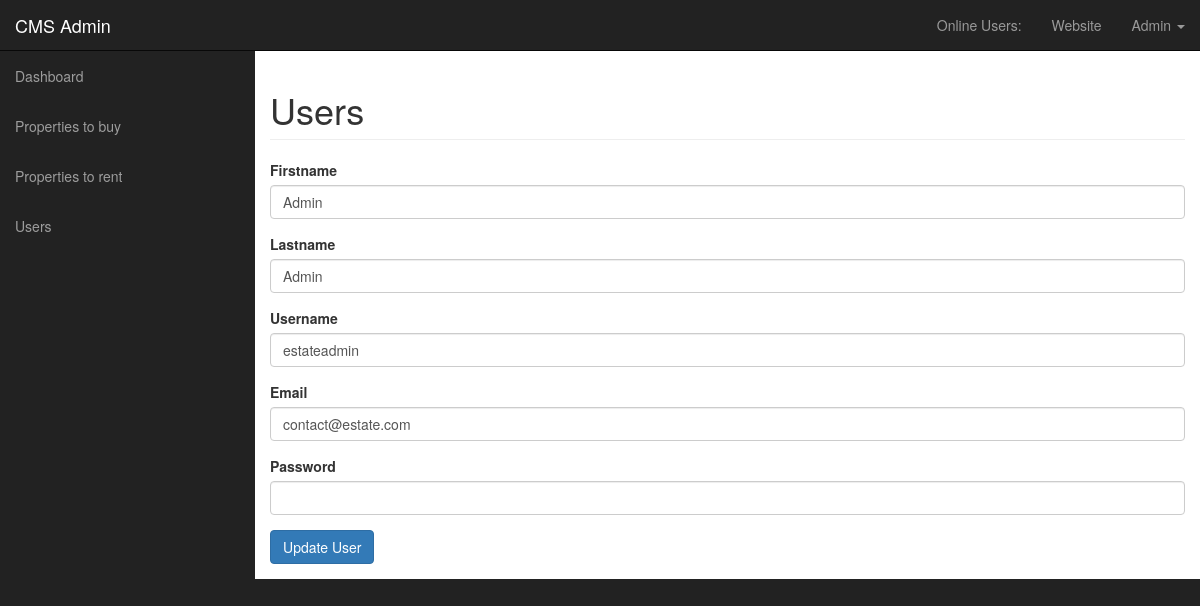
Page /admin/profile.php (signed in) on the committed database.
### tables this page shows
CREATE TABLE `users` (
  `id` int(5) NOT NULL,
  `username` varchar(255) NOT NULL,
  `password` varchar(255) NOT NULL,
  `firstname` varchar(255) NOT NULL,
  `lastname` varchar(255) NOT NULL,
  `email` varchar(255) NOT NULL,
  `user_role` varchar(255) NOT NULL,
  `company_name` varchar(255) NOT NULL,
  `token` varchar(255) NOT NULL,
  `verify` varchar(255) NOT NULL
);

### admin/profile.php (the view, shortened to what this page needs)
<?php include("include/admin-header.php");?>
   <?php
    if(isset($_SESSION['username'])){
        $username = $_SESSION['username'];
        $query = "SELECT * FROM users WHERE username = '{$username}'";
        $result = mysqli_query($connection, $query);
        $row = mysqli_fetch_assoc($result);
    }
?>
<div class="wrapper">
<?php include("include/navigation.php");?>
    <div class="main-content">
            <div class="container-fluid">
                <div class="row">
                    <div class="col-lg-12">
                        <h1 class="page-header">
                            Users
                        </h1>
                            <form action="" method="post" enctype="multipart/form-data">
                            <div class="form-group">
                                <label for="title">Firstname</label>
                                <input type="text" class="form-control" name="firstname" value="<?php echo $row['firstname'] ?>">
                            </div>
                            <div class="form-group">
                                <label for="title">Lastname</label>
                                <input type="text" class="form-control" name="lastname" value="<?php echo $row['lastname'] ?>">
                            </div>
                            <div class="form-group">
                                <label for="author">Username</label>
                                <input type="text" class="form-control" name="username" value="<?php echo $row['username'] ?>">
                            </div>
                            <div class="form-group">
                                <label for="status">Email</label>
                                <input type="email" class="form-control" name="email" value="<?php echo $row['email'] ?>">
                            </div>
                            <div class="form-group">
                                <label for="image">Password</label>
                                <input type="password" class="form-control" name="password" >
                            </div>
                            <div class="form-group">
                                <input type="submit" class="btn btn-primary" name="update" value="Update User">
                            </div>
                        </form>
                    </div>
                </div>
            </div>
          </div>
    </div>
<?php include("include/admin-footer.php");?>

### admin/css/style.css (style rules this page uses)
body { background-color: #222; }
.wrapper { margin-top: 100px; }
@media (min-width:768px) { .main-content { margin-left: 255px; } }
@media (min-width:768px) { .wrapper { margin-top: 50px; } }
.main-content { background-color: #fff; }

### rows in the picture
users: firstname "Admin", lastname "Admin", username "estateadmin", email "contact@estate.com"

### other values in the picture
$_SESSION['firstname'] "Admin"
